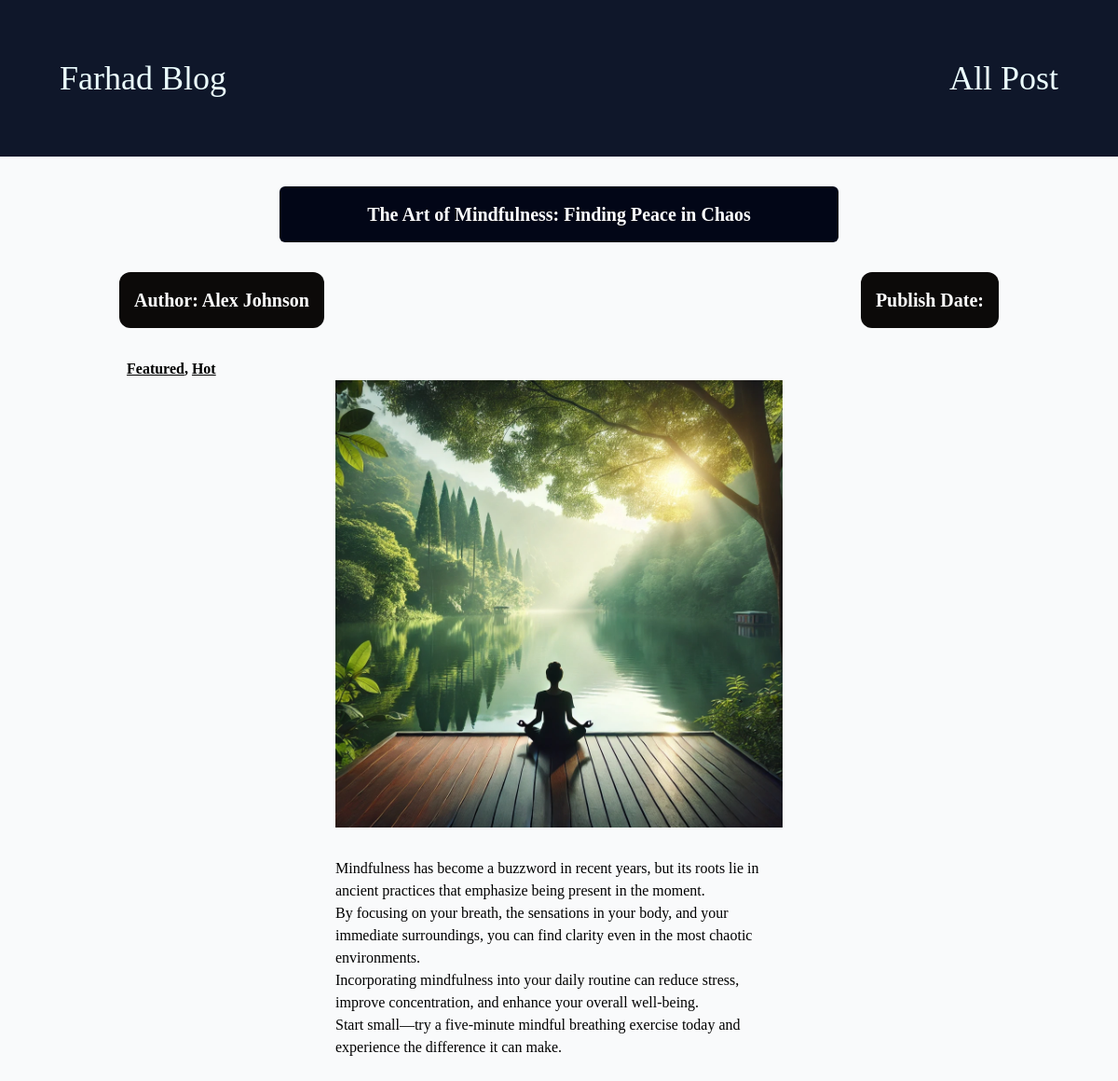
Screenshot of /post/the-art-of-mindfulness-finding-peace-in-chaos with the database file from the repository.
### blog/models.py (models this page shows, shortened)
class Post(models.Model):
    title = models.CharField(max_length=100)
    image_name = models.CharField(max_length=100)
    date_posted = models.DateTimeField(auto_now=True)
    author = models.ForeignKey(Author, on_delete=models.SET_NULL, null=True, related_name='posts')
    content = models.TextField()
    slug = models.SlugField(max_length=100, unique=True)
    tags = models.ManyToManyField(Tag, related_name='posts')

class Author(models.Model):
    first_name = models.CharField(max_length=100)
    last_name = models.CharField(max_length=100)
    email_address = models.EmailField(max_length=100)
    def __str__(self):
        return f"{self.first_name} {self.last_name}"

class Tag(models.Model):
    caption = models.CharField(max_length=20)

### blog/views.py (the view)
# urls.py: path("post/<slug:slug>", views.post_detail_page, name="post_detail_page")
def post_detail_page(request, slug):
    try:
        single_post = Post.objects.get(slug=slug)
    except:
        return render(request, "blog/404.html")
    return render(request, "blog/post_detail.html", {
        "post" : single_post,
        "tags" : single_post.tags.all()
    })

### blog/templates/blog/post_detail.html (shortened to what this page needs)
{% extends "base.html" %}
{% load static %}
{% block content %}
<div class="bg-slate-950 text-white flex justify-center mx-auto rounded-md w-1/2 mb-4 mt-8"><h1 class="text-xl font-bold py-4">{{ post.title }}</h1></div>
<div class="flex justify-between px-32 mt-8 mb-8">
    <div><a href="mailto:{{ post.author.email_address }}"><h1 class="text-xl font-bold bg-stone-950 text-white p-4 rounded-xl">Author: {{ post.author }}</h1></a></div>
    <div class="text-xl font-bold bg-stone-950 text-white p-4 rounded-xl">Publish Date: <time>{{ post.date|date:"D M Y"}}</time></div>
</div>
<div class="ml-10 pl-24">
    {% for tag in tags %}
        <span class="underline font-bold">{{ tag.caption }}{% if not forloop.last %},{% endif %}</span>
    {% endfor %}
</div>
<div class="w-2/5 mx-auto mb-16">
    <div class="mb-8"><img src="{% static "image/"|add:post.image_name %}" alt="{{ post.title }}" class="w-[100%]"></div>
    <div class=""><p>{{ post.content|linebreaks }}</p></div>
</div>
{% endblock content %}

### rows the page displays
Post: title "The Art of Mindfulness: Finding Peace in Chaos", author "Alex Johnson", image_name (picture), content "Mindfulness has become a buzzword in recent years, but its roots lie in ancient practices that emphasize being present in the moment. By focusing on your breath, the sensations in your body, and your immediate surroundings, you can find clarity even in the most chaotic environments. Incorporating mindfulness into your daily routine can reduce stress, improve concentration, and enhance your overall well-being. Start small—try a five-minute mindful breathing exercise today and experience the difference it can make."
Tag: caption "Featured"
Tag: caption "Hot"
